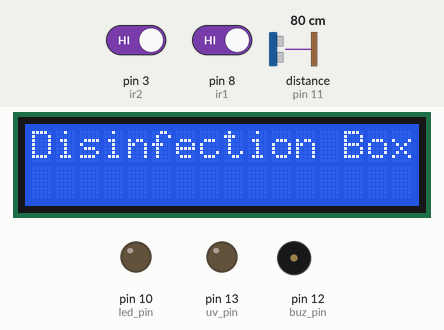
Recording of a sketch running on a simulated Arduino Uno, built with avr-gcc and run on an emulated ATmega328P. Parts: 16×2 character LCD, output pins drawn as LEDs (lit = HIGH), buzzer (waves = sounding, pin HIGH). Wiring (inferred from the names in the program): ultrasonic range finder: trigger pin 2; echo pin 11. The inputs (shaded band) are chosen by the test bench; at power-on: pin 8 (ir1) HIGH, pin 3 (ir2) HIGH, distance to the obstacle (sensor on pin 11) 80 cm. The echo pulse lasts 58.3 µs per cm; pins used as bus, display or sensor lines are not drawn.

Above: at 2.1 s.
At 5.2 s:
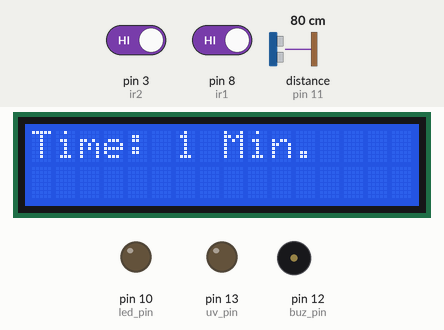
5.3 s: pin 8 (ir1) driven LOW
At 6.7 s:
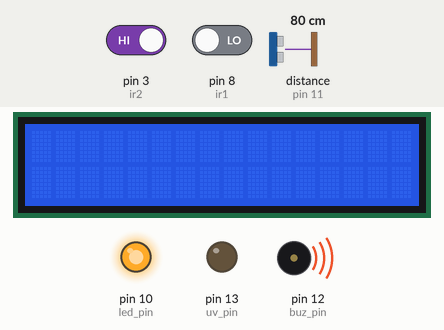
11.0 s: pin 3 (ir2) driven LOW
At 11.3 s:
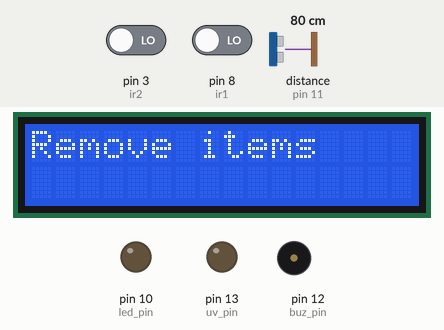
Timing chart, 0 to 14.0 s (numbered marks = the images above; inputs shaded):
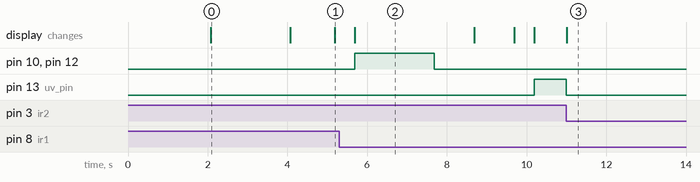

The sketch:

main.ino
```cpp
const int trigPin = 2;
const int echoPin = 11;
volatile byte state = 0;
//////////////////////////////////////////////
//  For IR Sensors                          //
//  Setting the pins and values             //
    const int ir1 = 8;                      //
    const int ir2 = 3;                     //
    int val1 = 0;                           //
    int val2 = 0;                           //
//////////////////////////////////////////////
//  For timers                              //
    long int time1, time2;                  //
    unsigned long int timer;                       //
    unsigned long int dis_time;           //
//////////////////////////////////////////////
//  For UV light                            //
    const int uv_pin = 13;                   //
//////////////////////////////////////////////
//  For Buzzer light                            //
    const int buz_pin = 12;                   //
//////////////////////////////////////////////
//  For led light                            //
    const int led_pin = 10;                   //
//////////////////////////////////////////////
// defines variables
long duration;
int dist;
long cm;
int safetyDistance;
// include the library code:
#include <LiquidCrystal.h>

// initialize the library by associating any needed LCD interface pin
// with the arduino pin number it is connected to
const int rs = 1, en = 9, d4 = 7, d5 = 6, d6 = 5, d7 = 4;
LiquidCrystal lcd(rs, en, d4, d5, d6, d7);

void setup()
{
  pinMode(9,OUTPUT);
  pinMode(buz_pin,OUTPUT);    // buzzer pin
  pinMode(uv_pin,OUTPUT);   // uv light
  pinMode(led_pin,OUTPUT);  // led light for i/o
  pinMode(ir1,INPUT);  // input ir sensor
  pinMode(ir2,INPUT_PULLUP); // output ir sensor
  pinMode(trigPin, OUTPUT); // Sets the trigPin as an Output
  pinMode(echoPin, INPUT); // Sets the echoPin as an Input
    // set up the LCD's number of columns and rows:
  attachInterrupt(digitalPinToInterrupt(ir2),ledstate,FALLING);
  // setup LCD
  lcd.begin(16, 2);
  lcd.clear();
  lcd.home();
  lcd.print("Automated ");
  delay(2000);
  lcd.clear();
  lcd.print("Disinfection Box");
  delay(2000);
  //Serial.begin(9600);
}
void loop()
{
  if(state!=2)
  {
   excute();
   state=1;
  }
}

// To convert the microseconds to distance in cm
long microsecondsToCentimeters(long microseconds)
{
   return microseconds / 29 / 2;
}

void excute()
{
   lcd.clear();
   lcd.setCursor(0, 1);
   lcd.print("Set Timer ...");
   delay(1000);
  // Clears the trigPin
  digitalWrite(trigPin, LOW);
  delayMicroseconds(2);
  digitalWrite(trigPin, HIGH);
  delayMicroseconds(10);
  digitalWrite(trigPin, LOW);
  duration = pulseIn(echoPin, HIGH);
  dist = microsecondsToCentimeters(duration);
  delay(100);
  lcd.clear();
  dis_time=0;
  if (dist >= 1 && dist <= 5)
  {
    lcd.print("Time: 1 min.");
    delay(500);
    dis_time = 1000UL*60UL*1UL;
  }
  else if (dist > 5 && dist <= 10)
  {
    lcd.print ("Time: 3 min.");
    delay(500);
    dis_time = 1000UL*60UL*3UL;
  }
  else if (dist > 10 && dist <= 15)
  {
    lcd.print ("Time: 5 min.");
    delay(500);
    dis_time = 1000UL*60UL*5UL;
  }
  else if (dist > 15 && dist <= 20)
  {
    lcd.print ("Time: 8 min.");
    delay(500);
    dis_time = 1000UL*60UL*8UL;
  }
  else if (dist > 20 && dist <= 25)
  {
    lcd.print ("Time: 1 Hr.");
    delay(500);
    dis_time = 1000UL*60UL*60UL*1UL;
  }
  else if (dist > 25 && dist <= 30)
  {
    lcd.print ("Time: 2 Hrs.");
    dis_time = 1000UL*60UL*60UL*2UL;
  }
  else
  {
    lcd.print ("Time: 1 Min.");
    delay(500);
    dis_time = 1000UL*60UL;
  }
  state=1;
  if (digitalRead(ir1)== LOW)
  {
    lcd.clear();
    digitalWrite(uv_pin,LOW);
    digitalWrite(buz_pin,HIGH);
    digitalWrite(led_pin,HIGH);
    delay(2000);
    digitalWrite(buz_pin,LOW);
    digitalWrite(led_pin,LOW);
    delay(1000);
    lcd.print ("Disinfecting...");
    delay(1000);
    lcd.clear();
    lcd.print("UV Light ON for : ");
    delay(500);
    timer=(dis_time/60000);
    lcd.setCursor(0, 2);
    lcd.print(timer);
    lcd.setCursor(8, 2);
    lcd.print("minutes");
    digitalWrite(uv_pin,HIGH);
    delay(dis_time);
    digitalWrite(uv_pin,LOW);
    lcd.clear();
    lcd.setCursor(0, 1);
    lcd.print("UV Light OFF ");
    delay(1000);
    lcd.clear();
    lcd.print(" Disinfection  ");
    lcd.setCursor(0,2);
    lcd.print("    Done !!!    ");
    delay(1000);
    lcd.clear();
    lcd.setCursor(0,2);
    lcd.print("Remove items");
    delay(2000);
   }
  else
  {
    digitalWrite(buz_pin,LOW);
    digitalWrite(led_pin,LOW);
    digitalWrite(uv_pin,LOW);
    delay(100);
  }
}

void ledstate()
{
  Serial.println(state);
  digitalWrite(uv_pin,LOW);
  lcd.clear();
  lcd.print("Remove items");
  state = 2;
  digitalWrite(0,HIGH);
  Serial.println(state);
  detachInterrupt(digitalPinToInterrupt(ir2));

}
```

Measured:
- after the input at 5.3 s, pin 10 (led_pin), pin 12 (buz_pin): LOW → HIGH after 0.39 s, → LOW 2.0 s later; pin 13 (uv_pin): LOW → HIGH after 4.9 s; the display: changes after 0.39 s (image 2)
- after the input at 11.0 s, pin 13 (uv_pin): HIGH → LOW at once; the display: changes at once (image 3)
- what the display in image 0 shows lasts 2.0 s, from 2.1 s to 4.1 s
- what the display in image 2 shows lasts 3.0 s, from 5.7 s to 8.7 s
